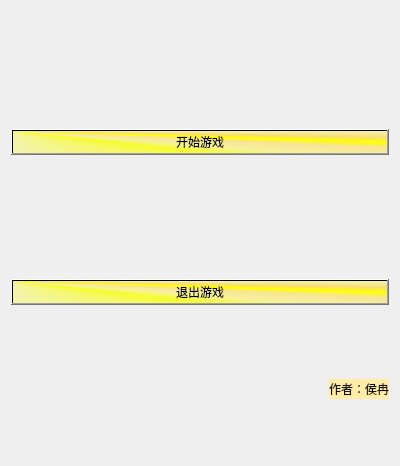
<?xml version="1.0" encoding="UTF-8"?>
<ui version="4.0">
 <class>MyForm</class>
 <widget class="QWidget" name="MyForm">
  <property name="geometry">
   <rect>
    <x>0</x>
    <y>0</y>
    <width>400</width>
    <height>466</height>
   </rect>
  </property>
  <property name="windowTitle">
   <string>Form</string>
  </property>
  <layout class="QVBoxLayout" name="verticalLayout_2">
   <item>
    <layout class="QVBoxLayout" name="verticalLayout">
     <item>
      <spacer name="verticalSpacer">
       <property name="orientation">
        <enum>Qt::Vertical</enum>
       </property>
       <property name="sizeHint" stdset="0">
        <size>
         <width>20</width>
         <height>118</height>
        </size>
       </property>
      </spacer>
     </item>
     <item>
      <widget class="QPushButton" name="ptBn_StartGame">
       <property name="styleSheet">
        <string notr="true">font: 22pt &quot;开始游戏&quot;;
background-color: qconicalgradient(cx:0, cy:0, angle:135, stop:0 rgba(255, 255, 0, 69), stop:0.375 rgba(255, 255, 0, 69), stop:0.423533 rgba(251, 255, 0, 145), stop:0.45 rgba(247, 255, 0, 208), stop:0.477581 rgba(255, 244, 71, 130), stop:0.518717 rgba(255, 218, 71, 130), stop:0.55 rgba(255, 255, 0, 255), stop:0.57754 rgba(255, 203, 0, 130), stop:0.625 rgba(255, 255, 0, 69), stop:1 rgba(255, 255, 0, 69));</string>
       </property>
       <property name="text">
        <string>开始游戏</string>
       </property>
      </widget>
     </item>
     <item>
      <spacer name="verticalSpacer_2">
       <property name="orientation">
        <enum>Qt::Vertical</enum>
       </property>
       <property name="sizeHint" stdset="0">
        <size>
         <width>20</width>
         <height>118</height>
        </size>
       </property>
      </spacer>
     </item>
     <item>
      <widget class="QPushButton" name="ptBn_EndGame">
       <property name="styleSheet">
        <string notr="true">font: 22pt &quot;退出游戏&quot;;
background-color: qconicalgradient(cx:0, cy:0, angle:135, stop:0 rgba(255, 255, 0, 69), stop:0.375 rgba(255, 255, 0, 69), stop:0.423533 rgba(251, 255, 0, 145), stop:0.45 rgba(247, 255, 0, 208), stop:0.477581 rgba(255, 244, 71, 130), stop:0.518717 rgba(255, 218, 71, 130), stop:0.55 rgba(255, 255, 0, 255), stop:0.57754 rgba(255, 203, 0, 130), stop:0.625 rgba(255, 255, 0, 69), stop:1 rgba(255, 255, 0, 69));</string>
       </property>
       <property name="text">
        <string>退出游戏</string>
       </property>
      </widget>
     </item>
     <item>
      <spacer name="verticalSpacer_3">
       <property name="orientation">
        <enum>Qt::Vertical</enum>
       </property>
       <property name="sizeHint" stdset="0">
        <size>
         <width>20</width>
         <height>68</height>
        </size>
       </property>
      </spacer>
     </item>
     <item>
      <layout class="QHBoxLayout" name="horizontalLayout">
       <item>
        <spacer name="horizontalSpacer">
         <property name="orientation">
          <enum>Qt::Horizontal</enum>
         </property>
         <property name="sizeHint" stdset="0">
          <size>
           <width>238</width>
           <height>20</height>
          </size>
         </property>
        </spacer>
       </item>
       <item>
        <widget class="QLabel" name="label">
         <property name="styleSheet">
          <string notr="true">font: 20pt &quot;华文行楷&quot;;
color: rgb(15, 15, 15);
background-color: rgb(255, 236, 166);</string>
         </property>
         <property name="text">
          <string>作者：侯冉</string>
         </property>
        </widget>
       </item>
      </layout>
     </item>
     <item>
      <spacer name="verticalSpacer_4">
       <property name="orientation">
        <enum>Qt::Vertical</enum>
       </property>
       <property name="sizeHint" stdset="0">
        <size>
         <width>20</width>
         <height>40</height>
        </size>
       </property>
      </spacer>
     </item>
    </layout>
   </item>
  </layout>
 </widget>
 <resources/>
 <connections/>
</ui>
